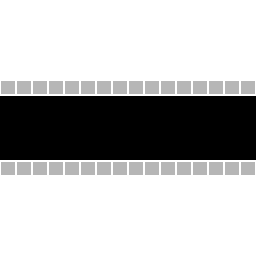

A 2D game scene composited from a Tiled map and its tileset images. What follows is a short description and the map's XML, with every tile layer's data as written:
An orthogonal 16x16 tile map with 16x16 px tiles, 2 tile layers (Background, Objects).

<map version="1.2" tiledversion="1.2.0" orientation="orthogonal" renderorder="right-down" width="16" height="16" tilewidth="16" tileheight="16" infinite="0" nextlayerid="4" nextobjectid="1">
 <tileset firstgid="1" source="../tilesets/Prototype Tiles.tsx" />
 <layer id="3" name="Background" width="16" height="16">
  <data encoding="csv">
0,0,0,0,0,0,0,0,0,0,0,0,0,0,0,0,
0,0,0,0,0,0,0,0,0,0,0,0,0,0,0,0,
0,0,0,0,0,0,0,0,0,0,0,0,0,0,0,0,
0,0,0,0,0,0,0,0,0,0,0,0,0,0,0,0,
0,0,0,0,0,0,0,0,0,0,0,0,0,0,0,0,
0,0,0,0,0,0,0,0,0,0,0,0,0,0,0,0,
0,0,0,0,0,0,0,0,0,0,0,0,0,0,0,0,
0,0,0,0,0,0,0,0,0,0,0,0,0,0,0,0,
0,0,0,0,0,0,0,0,0,0,0,0,0,0,0,0,
0,0,0,0,0,0,0,0,0,0,0,0,0,0,0,0,
0,0,0,0,0,0,0,0,0,0,0,0,0,0,0,0,
0,0,0,0,0,0,0,0,0,0,0,0,0,0,0,0,
0,0,0,0,0,0,0,0,0,0,0,0,0,0,0,0,
0,0,0,0,0,0,0,0,0,0,0,0,0,0,0,0,
0,0,0,0,0,0,0,0,0,0,0,0,0,0,0,0,
0,0,0,0,0,0,0,0,0,0,0,0,0,0,0,0
</data>
 </layer>
 <layer id="2" name="Objects" width="16" height="16">
  <data encoding="csv">
5,5,5,5,5,5,5,5,5,5,5,5,5,5,5,5,
5,5,5,5,5,5,5,5,5,5,5,5,5,5,5,5,
5,5,5,5,5,5,5,5,5,5,5,5,5,5,5,5,
5,5,5,5,5,5,5,5,5,5,5,5,5,5,5,5,
5,5,5,5,5,5,5,5,5,5,5,5,5,5,5,5,
1073741827,1073741827,1073741827,1073741827,1073741827,1073741827,1073741827,1073741827,1073741827,1073741827,1073741827,1073741827,1073741827,1073741827,1073741827,1073741827,
0,0,0,0,0,0,0,0,0,0,0,0,0,0,0,0,
0,0,0,0,0,0,0,0,0,0,0,0,0,0,0,0,
0,0,0,0,0,0,0,0,0,0,0,0,0,0,0,0,
0,0,0,0,0,0,0,0,0,0,0,0,0,0,0,0,
3,3,3,3,3,3,3,3,3,3,3,3,3,3,3,3,
5,5,5,5,5,5,5,5,5,5,5,5,5,5,5,5,
5,5,5,5,5,5,5,5,5,5,5,5,5,5,5,5,
5,5,5,5,5,5,5,5,5,5,5,5,5,5,5,5,
5,5,5,5,5,5,5,5,5,5,5,5,5,5,5,5,
5,5,5,5,5,5,5,5,5,5,5,5,5,5,5,5
</data>
 </layer>
</map>